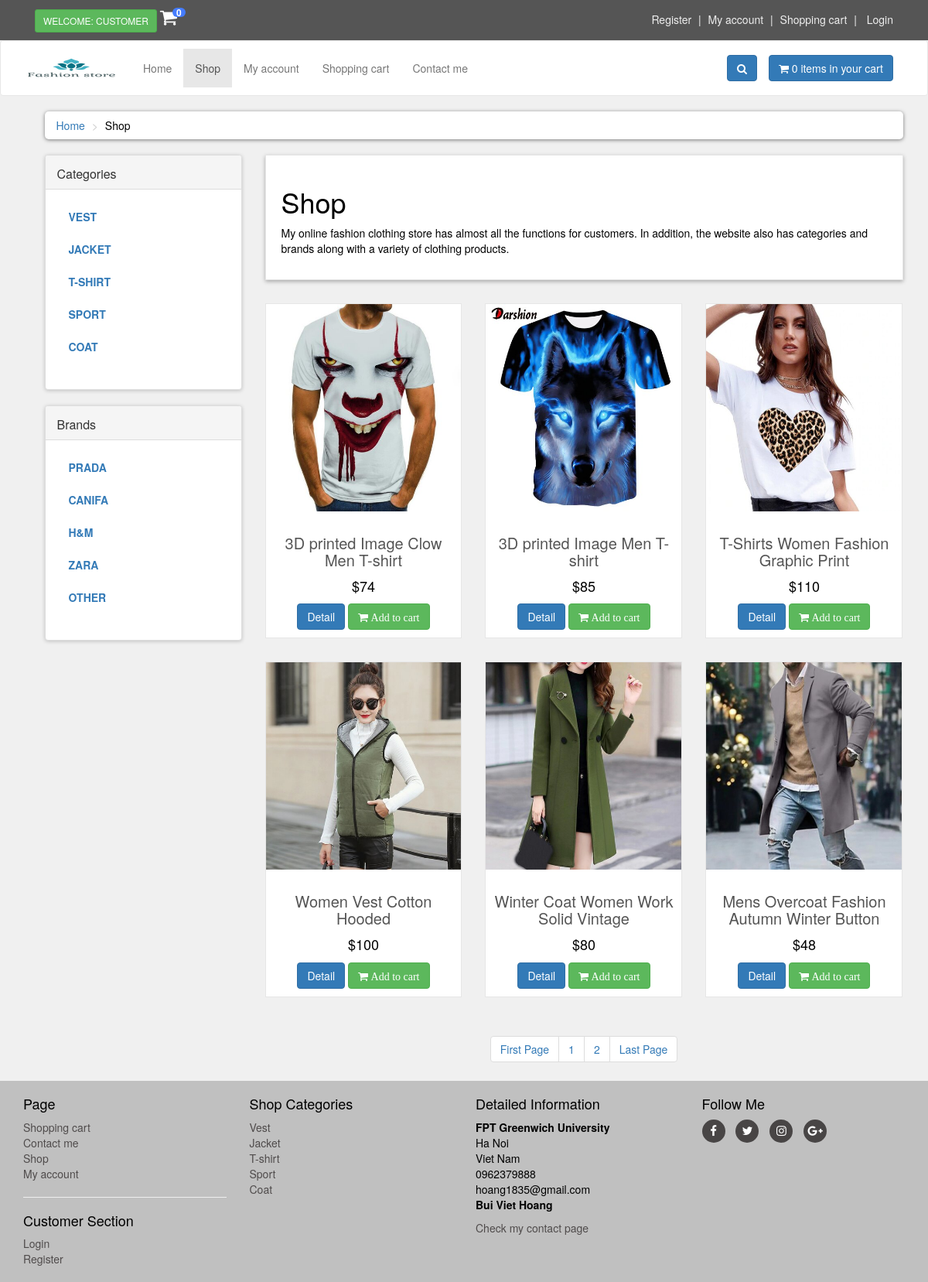
The page /shop.php on the database its author committed.
### tables this page shows
CREATE TABLE `categories` (
  `cat_id` int(10) NOT NULL,
  `cat_title` text NOT NULL,
  `cat_desc` text NOT NULL
);

CREATE TABLE `brands` (
  `brand_id` int(10) NOT NULL,
  `brand_title` text NOT NULL,
  `brand_desc` text NOT NULL
);

CREATE TABLE `procloth` (
  `product_id` int(10) NOT NULL,
  `cat_id` int(10) NOT NULL,
  `brand_id` int(10) NOT NULL,
  `date` timestamp NOT NULL DEFAULT current_timestamp() ON UPDATE current_timestamp(),
  `product_title` text NOT NULL,
  `product_img1` text NOT NULL,
  `product_img2` text NOT NULL,
  `product_img3` text NOT NULL,
  `product_price` int(100) NOT NULL,
  `product_desc` text NOT NULL,
  `product_keywords` text NOT NULL
);

### shop.php (the view, shortened to what this page needs)
<?php
	include("includes/header.php");
?>
	<div id="content">
		<div class="container">
			<div class="col-md-12">
				<ul class="breadcrumb">
					<li><a href="index.php">Home</a></li>
					<li>Shop</li>
				</ul>
			</div>
			<div class="col-md-3">
				<?php
					include("includes/sidebar.php");
				?>
			</div>
			<div class="col-md-9">
				<?php
					if (!isset($_GET['cat'])){
						if(!isset($_GET['brand'])){
							echo "
								<div class='box'>
									<h1>Shop</h1>
									<p>My online fashion clothing store has almost all the functions for customers. In addition, the website also has categories and brands along with a variety of clothing products.</p>
								</div>
							";
						}
					}
				?>
				<div class="row">
					<?php
						if (!isset($_GET['cat'])){
							if(!isset($_GET['brand'])){
								$per_page = 6;
								if (isset($_GET['page'])) {
									$page = $_GET['page'];
									}
									else{
										$page = 1;
									}
									$start_from = ($page-1) * $per_page;
									$get_products = "select * from procloth order by 1 DESC LIMIT $start_from, $per_page";
									$run_products = mysqli_query($con, $get_products);
									while ($row_products = mysqli_fetch_array($run_products)) {
										$pro_id = $row_products['product_id'];
										$pro_title = $row_products['product_title'];
										$pro_price = $row_products['product_price'];
										$pro_img1 = $row_products['product_img1'];
										echo "
											<div class = 'col-md-4 col-sm-6 center-responsive'>
												<div class = 'product'>
													<a href = 'Details.php?pro_id=$pro_id'>
														<img class = 'img-responsive' src = 'admin_panel/product_images/$pro_img1'>
													</a>
													<div class = 'text'>
														<h3><a href = 'Details.php?pro_id=$pro_id'>$pro_title</a></h3>
														<p class = 'price'>$$pro_price</p>
														<p class = 'button'>
														<a class = 'btn btn-primary' href = 'Details.php?pro_id=$pro_id'>Detail</a>
														<a class = 'btn btn-success' href = 'Details.php?pro_id=$pro_id'>
															<i class = 'fa fa-shopping-cart'> Add to cart</i>
														</a>
														</p>
													</div>
												</div>
											</div>
										";
									}
					?>
				</div>
				<center>
					<ul class="pagination">
					<?php
						$query = "select * from procloth";
						$result = mysqli_query($con, $query);
						$total_records = mysqli_num_rows($result);
						$total_pages = ceil($total_records / $per_page);
							echo "
								<li><a href='shop.php?page=1'>".'First Page'."</a></li>
							";
								for($i=1; $i<=$total_pages; $i++){
									echo "
										<li><a href='shop.php?page=".$i."'>".$i."</a></li>
									";
								};
							echo "
								<li><a href='shop.php?page=$total_pages'>".'Last Page'."</a></li>
							";
							}
						}
					?>
					</ul>
				</center>
			</div>
		</div>
	</div>
	<?php
		include("includes/footer.php");
	?>
</body>
</html>

### functions/functions.php (shortened to what this page needs)
<?php
	$db = mysqli_connect("localhost", "root", "", "fashion_store");
	function getRealIpUser(){
		switch(true){
			default : return $_SERVER['REMOTE_ADDR'];
		}
	}
	function getCats(){
		global $db;
		$get_cats = "select * from categories";
		$run_cats = mysqli_query($db, $get_cats);
		while ($row_cats = mysqli_fetch_array($run_cats)) {
			$cat_id = $row_cats['cat_id'];
			$cat_title = $row_cats['cat_title'];
			echo "
				<li><a href='shop.php?cat=$cat_id'>$cat_title</a></li>
			";
		}
	}
	function getBrands(){
		global $db;
		$get_brands = "select * from brands";
		$run_brands = mysqli_query($db, $get_brands);
		while ($row_brands = mysqli_fetch_array($run_brands)) {
			$brand_id = $row_brands['brand_id'];
			$brand_title = $row_brands['brand_title'];
			echo "
				<li><a href='shop.php?brand=$brand_id'>$brand_title</a></li>
			";
		}
	}
	function items(){
		global $db;
		$ip_add = getRealIpUser();
		$get_items = "select * from cart where ip_add='$ip_add'";
		$run_items = mysqli_query($db, $get_items);
		$count_items = mysqli_num_rows($run_items);
		echo $count_items;
	}
?>

### includes/footer.php (shortened to what this page needs)
<div id="footer">
	<div class="container">
		<div class="row">
			<div class="col-sm-6 col-md-3">
				<h4>Page</h4>
				<ul>
					<li><a href="cart.php">Shopping cart</a></li>
					<li><a href="contact.php">Contact me</a></li>
					<li><a href="shop.php">Shop</a></li>
					<li><a href="customer/my_account.php">My account</a></li>
				</ul>
				<hr>
				<h4>Customer Section</h4>
				<ul>
					<?php
						if (!isset($_SESSION['customer_email'])) {
							echo "<a href='checkout.php'>Login</a>";
						}
						else{
							echo "<a href='customer/my_account.php?my_orders'>My account</a>";
						}
					?>
					<li><a href="customer_register.php">Register</a></li>
				</ul>
			</div>
			<div class="col-sm-6 col-md-3">
				<h4>Shop Categories</h4>
				<ul>
					<?php
						$get_cats = "select * from categories";
						$run_cats = mysqli_query($con, $get_cats);
						while ($row_cats = mysqli_fetch_array($run_cats)) {
							$cat_id = $row_cats['cat_id'];
							$cat_title = $row_cats['cat_title'];
							echo "
								<li><a href='shop.php?cat=$cat_id'>$cat_title</a></li>
							";
						}
					?>
				</ul>
			</div>
			<div class="col-sm-6 col-md-3">
				<h4>Detailed Information</h4>
				<p>
					<strong>FPT Greenwich University</strong>
					<br>Ha Noi
					<br>Viet Nam
					<br>0962379888
					<br>hoang1835@gmail.com
					<br><strong>Bui Viet Hoang</strong>
				</p>
				<a href="contact.php">Check my contact page</a>
			</div>
			<div class="col-sm-6 col-md-3">
				<h4>Follow Me</h4>
				<p class="social">
					<a href="#" class="fa fa-facebook"></a>
					<a href="#" class="fa fa-twitter"></a>
					<a href="#" class="fa fa-instagram"></a>
					<a href="#" class="fa fa-google-plus"></a>
				</p>
			</div>
		</div>
	</div>
</div>

### includes/header.php (style rules this page uses)
body { font-size: 14px; color: black; background: #f0f0f0; overflow-x: hidden; }
.box { height: auto; background: white; margin: 0 0 30px; border: solid 1px #e6e6e6; box-sizing: border-box; padding: 20px; box-shadow: 0px 2px 5px rgba(0, 0, 0, .3); }
#content { padding-left: 25px; }
#content .product { background: #ffffff; border: solid 1px #e6e6e6; margin-bottom: 30px; box-sizing: border-box; }
#content .product .text { padding: 10px 10px 0; }
#content .product .text p.price { font-size: 18px; text-align: center; font-weight: 400; }
#content .product .text .button { text-align: center; clear: both; }
#content .product .text h3 { text-align: center; font-size: 20px; }
#content .product .text h3 a { color: rgb(85, 85, 85); }
.breadcrumb { padding: 8px 15px; margin-bottom: 20px; background: #ffffff; border-radius: 5px; box-shadow: 0px 1px 5px rgba(0, 0, 0, .5); }
.breadcrumb> li + li:before { content: ">\00a0"; color: #cccccc; }
#content .panel.sidebar-menu ul.nav.category-menu li a { text-transform: uppercase; font-weight: 600; }
#footer { background: silver; padding: 10px 0; }
#footer a { color: #4F4B4B; padding: 0px; text-decoration: none; }
#footer ul { list-style: none; padding-left: 0px; }
#footer .social { text-align: left; }
#footer .social a { width: 30px; height: 30px; margin-right: 10px; display: inline-block; color: white; border-radius: 15px; line-height: 30px; font-size: 15px; text-align: center; background: #484545; text-decoration: none; }

### rows shown on the page
categories: cat_title "VEST", cat_title "Vest"
categories: cat_title "JACKET", cat_title "Jacket"
categories: cat_title "T-SHIRT", cat_title "T-shirt"
categories: cat_title "SPORT", cat_title "Sport"
categories: cat_title "COAT", cat_title "Coat"
brands: brand_title "PRADA"
brands: brand_title "CANIFA"
brands: brand_title "H&M"
brands: brand_title "ZARA"
brands: brand_title "OTHER"
procloth: product_img1 (picture), product_title "3D printed Image Clow Men T-shirt", product_price "74"
procloth: product_img1 (picture), product_title "3D printed Image Men T-shirt", product_price "85"
procloth: product_img1 (picture), product_title "T-Shirts Women Fashion Graphic Print", product_price "110"
procloth: product_img1 (picture), product_title "Women Vest Cotton Hooded", product_price "100"
procloth: product_img1 (picture), product_title "Winter Coat Women Work Solid Vintage", product_price "80"
procloth: product_img1 (picture), product_title "Mens Overcoat Fashion Autumn Winter Button", product_price "48"

### other values the page prints
$count_items "0 0"
